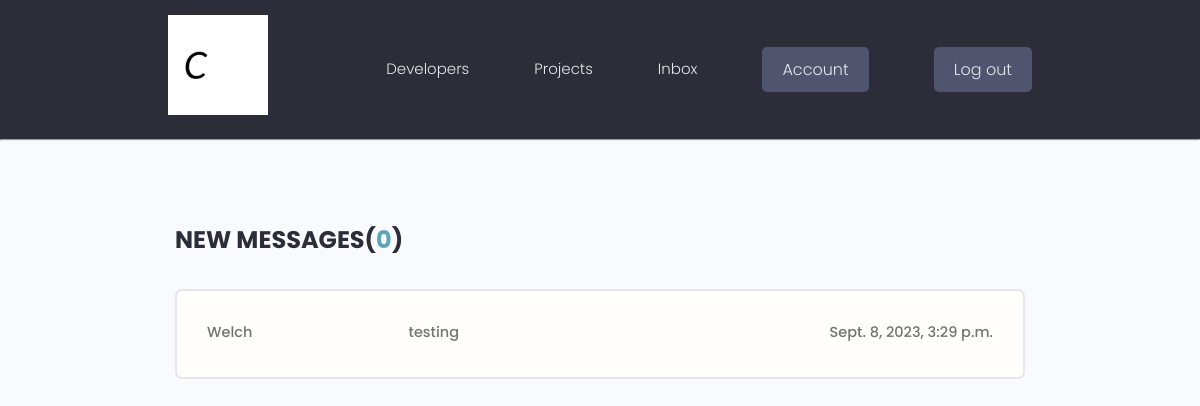
The page /inbox/ (signed in) on the database its author committed.
### users/models.py (models this page shows, shortened)
class Message(models.Model):
    sender = models.ForeignKey(
        Profile, on_delete=models.SET_NULL, null=True, blank=True)
    recipient = models.ForeignKey(
        Profile, on_delete=models.SET_NULL, null=True, blank=True, related_name="messages")
    name = models.CharField(max_length=200, null=True, blank=True)
    email = models.EmailField(max_length=200, null=True, blank=True)
    subject = models.CharField(max_length=200, null=True, blank=True)
    body = models.TextField()
    is_read = models.BooleanField(default=False, null=True)
    created = models.DateTimeField(auto_now_add=True)
    id = models.UUIDField(default=uuid.uuid4, unique=True,
                          primary_key=True, editable=False)
    class Meta:
        ordering = ['is_read', '-created']

### users/views.py (the view)
# urls.py: path('inbox/', views.inbox, name="inbox"),
@login_required(login_url='login')
def inbox(request):
    profile = request.user.profile
    messageRequests = profile.messages.all()
    unreadCount = messageRequests.filter(is_read=False).count()
    context = {'messageRequests': messageRequests, 'unreadCount': unreadCount}
    return render(request, 'users/inbox.html', context)

### users/templates/users/inbox.html
{% extends 'main.html' %}
{% block content %}
<main class="inbox my-xl">
  <div class="content-box">
    <h3 class="inbox__title">New Messages(<span>{{unreadCount}}</span>)</h3>
    <ul class="messages">
      {% for message in messageRequests %}
      {% if message.is_read == False %}
      <li class="message message--unread">
        {% else %}
      <li class="message">
        {% endif %}
        <a href="{% url 'message' message.id %}">
          <span class="message__author">{{message.name}}</span>
          <span class="message__subject">{{message.subject}}</span>
          <span class="message__date">{{message.created}}</span>
        </a>
      </li>
      {% endfor %}
    </ul>
  </div>
</main>
{% endblock content %}

### static/styles/app.css (style rules this page uses)
:root { --color-sub: #2d2d39; }
.content-box { width: 95%; max-width: 85rem; margin: 0 auto; }
.inbox { height: 90vh; }
.inbox__title, .inbox__title span { font-size: 2.4rem; font-weight: 700; color: var(--color-sub); text-transform: uppercase; text-align: left; margin-bottom: 3rem; }
.inbox__title span { color: var(--color-main); }
.messages { list-style: none; background: var(--color-white); padding: 0.5rem 3rem; border: 2px solid var(--color-light); border-radius: 0.7rem; }
.message { padding: 2.5rem 0; }
.message > a span { font-size: 1.45rem; font-weight: 500; }
.message > a { display: flex; gap: 1rem; }
.message__author, .message__date { flex-basis: 25%; }
.message__subject { flex-basis: 50%; }
.message__date { text-align: right; }

### static/uikit/styles/modules/_variables.css (style rules this page uses)
:root { --color-main: #5aa5b9; --color-main-light: #e6faff; --color-sub: #3f4156; --color-sub-light: #51546e; --color-sub-lighter: #ededfd; --color-text: #737373; --color-gray: #8b8b8b; --color-light: #e5e7eb; --color-light-gray: #767676; --color-bg: #f8fafd; --color-white: #fffefd; --color-white-light: #f3f3f3; --color-success: #359e64; --color-success-bg: #def8e8; --color-error: #fc4b0b; --color-error-bg: #fff2ee; --font-base: 'Poppins', arial, helvetica, 'Segoe UI', roboto, ubuntu, sans-serif; --font-monospace: 'Fira Code', 'Courier New', courier, monospace; --font-regular: 300; --font-medium: 500; --font-bold: 700; --generic-shadow: 1px 1px 5px #00000010; --generic-transition: all 0.3s ease-in-out; }

### static/uikit/styles/modules/_base.css (style rules this page uses)
* { margin: 0; padding: 0; box-sizing: border-box; text-rendering: optimizeLegibility; color: inherit; font-size: inherit; }
html { font-size: 50%; }
@media only screen and (min-width: 480px) { html { font-size: 56.25%; } }
@media only screen and (min-width: 1200px) { html { font-size: 62.5%; } }
body { line-height: 1.6; font-weight: 400; font-size: 1.5rem; color: var(--color-text); background-color: var(--color-bg); min-height: 100vh; }

### static/uikit/styles/modules/_typography.css (style rules this page uses)
* { font-family: var(--font-base); }
h3 { font-size: 3.2rem; font-weight: var(--font-medium); }
p, span, strong { font-size: 1.6rem; color: var(--color-text); font-weight: var(--font-regular); }
a { padding-bottom: 2px; text-decoration: none; display: inline-block; color: var(--color-main); font-weight: var(--font-medium); }

### static/uikit/styles/modules/_utilities.css (style rules this page uses)
.my-xl { margin: 8rem auto; }

### rows shown on the page
Message: name "Welch", subject "testing", created "Sept. 8, 2023, 3:29 p.m."

### other values the page prints
{{ unreadCount }} "0"
